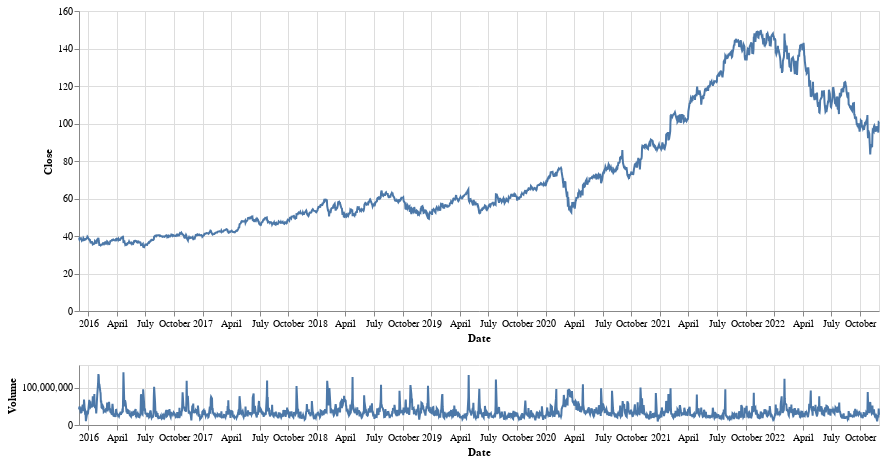

The code cell stored with this chart in its notebook:
### Code cell
# Use this third-party template to loop through multiple tickers

def get_data(company_name):
    data = yf.download(company_name, period='7y')
    price = alt.Chart(data.reset_index()).mark_line().encode(
    x='Date:T',
    y='Close',
    tooltip=['Date', 'Open', 'High', 'Low', 'Volume']).properties(
    width=800, height=300)
    
    volume = alt.Chart(data.reset_index()).mark_line().encode(
    x='Date:T',
    y='Volume').properties(width=800, height=60)
       
    return price & volume

get_data('GOOGL')

### Figure 1 — Vega-Lite specification as saved in the notebook (floating-point values rounded to 4 significant figures; data arrays with more than 128 entries replaced by an {"elided": "..."} marker saying what was removed)
{"config": {"view": {"continuousWidth": 400, "continuousHeight": 300}}, "vconcat": [{"data": {"name": "data-02dcebc92f51394c7650202d1cba0547"}, "mark": "line", "encoding": {"tooltip": [{"type": "temporal", "field": "Date"}, {"type": "quantitative", "field": "Open"}, {"type": "quantitative", "field": "High"}, {"type": "quantitative", "field": "Low"}, {"type": "quantitative", "field": "Volume"}], "x": {"type": "temporal", "field": "Date"}, "y": {"type": "quantitative", "field": "Close"}}, "height": 300, "width": 800}, {"data": {"name": "data-02dcebc92f51394c7650202d1cba0547"}, "mark": "line", "encoding": {"x": {"type": "temporal", "field": "Date"}, "y": {"type": "quantitative", "field": "Volume"}}, "height": 60, "width": 800}], "$schema": "https://vega.github.io/schema/vega-lite/v4.8.1.json", "datasets": {"data-02dcebc92f51394c7650202d1cba0547": {"elided": "1763 records"}}}
